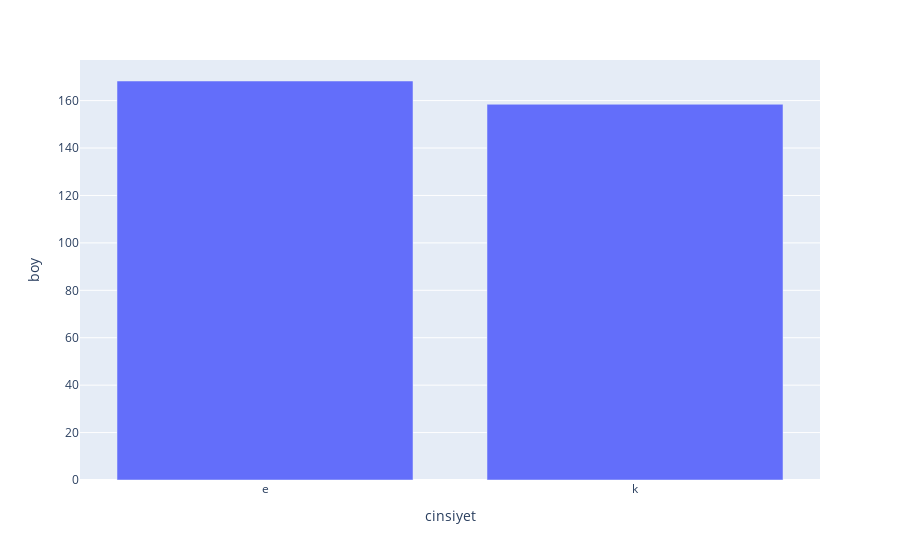

Notebook source saved alongside this figure:
### Code cell
px.bar(cb,x ='cinsiyet',y="boy")

### Figure 1 — Plotly figure (JSON) as saved in the notebook; plotly's stock layout.template omitted (floating-point values rounded to 4 significant figures)
{"data": [{"alignmentgroup": "True", "hovertemplate": "cinsiyet=%{x}<br>boy=%{y}<extra></extra>", "legendgroup": "", "marker": {"color": "#636efa", "pattern": {"shape": ""}}, "name": "", "offsetgroup": "", "orientation": "v", "showlegend": false, "textposition": "auto", "type": "bar", "x": ["e", "k"], "xaxis": "x", "y": [168.3, 158.5], "yaxis": "y"}], "layout": {"barmode": "relative", "legend": {"tracegroupgap": 0}, "margin": {"t": 60}, "xaxis": {"anchor": "y", "domain": [0, 1], "title": {"text": "cinsiyet"}}, "yaxis": {"anchor": "x", "domain": [0, 1], "title": {"text": "boy"}}}}
